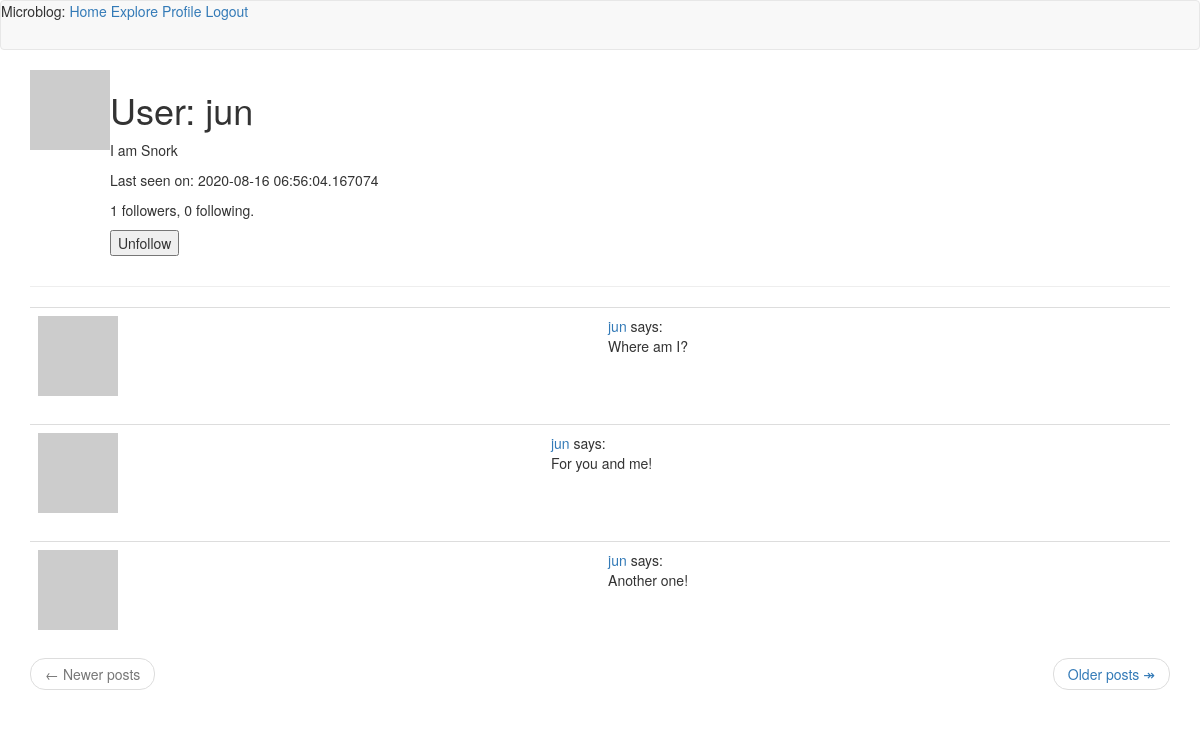
The page /user/jun (signed in) on the database its author committed.
### app/models.py (models this page shows, shortened)
class User(UserMixin, db.Model):
    id = db.Column(db.Integer, primary_key=True)
    username = db.Column(db.String(64), index=True, unique=True)
    email = db.Column(db.String(120), index=True, unique=True)
    password_hash = db.Column(db.String(128))
    posts = db.relationship('Post', backref='author', lazy='dynamic')
    about_me = db.Column(db.String(140))
    last_seen = db.Column(db.DateTime, default=datetime.utcnow)
    followed = db.relationship(
        'User',
        secondary=followers,
        primaryjoin=(followers.c.follower_id == id),
        secondaryjoin=(followers.c.followed_id == id),
        backref=db.backref('followers', lazy='dynamic'),
        lazy='dynamic'
    )
    def avatar(self, size):
        digest = md5(self.email.lower().encode('utf-8')).hexdigest()
        return f'https://www.gravatar.com/avatar/{digest}?d=identicon&s={size}'
    def is_following(self, user):
        return self.followed.filter(
            followers.c.followed_id == user.id).count() > 0

class Post(db.Model):
    id = db.Column(db.Integer, primary_key=True)
    body = db.Column(db.String(140))
    timestamp = db.Column(db.DateTime, index=True, default=datetime.utcnow)
    user_id = db.Column(db.Integer, db.ForeignKey('user.id'))

### app/routes.py (the view)
@app.route('/user/<username>')
@login_required
def user(username):
    user = User.query.filter_by(username=username).first_or_404()
    page = request.args.get('page', 1, type=int)
    posts = user.posts.order_by(Post.timestamp.desc()).paginate(
        page, app.config['POSTS_PER_PAGE'], False)
    next_url = url_for('user', username=user.username, page=posts.next_num) \
        if posts.has_next else None
    prev_url = url_for('user', username=user.username, page=posts.prev_num) \
        if posts.has_prev else None
    form = EmptyForm()
    return render_template('user.html', user=user, posts=posts.items, next_url=next_url,
                           prev_url=prev_url, form=form)

### app/forms.py
class EmptyForm(FlaskForm):
    submit = SubmitField('Submit')

### app/models.py (called while the page is built)
@login.user_loader
def load_user(id):
    return User.query.get(int(id))

### app/routes.py (called while the page is built)
@app.before_request
def before_request():
    if current_user.is_authenticated:
        current_user.last_seen = datetime.utcnow()
        db.session.commit()

### app/templates/user.html (shortened to what this page needs)
{% extends "base.html" %}
{% block app_content %}
    <table>
        <tr valign="top">
            <td><img src="{{ user.avatar(128) }}"></td>
            <td>
                <h1>User: {{ user.username }}</h1>
                {% if user.about_me %}<p>{{ user.about_me }}</p>{% endif %}
                {% if user.last_seen %}<p>Last seen on: {{ user.last_seen }}</p>{% endif %}
                <p>{{ user.followers.count() }} followers, {{ user.followed.count() }} following.</p>
                {% if user == current_user %}
                <p><a href="{{ url_for('edit_profile') }}">Edit your profile</a></p>
                {% else %}
                <p>
                    <form action="{{ url_for('unfollow', username=user.username) }}" method="post">
                        {{ form.submit(value='Unfollow') }}
                    </form>
                </p>
                {% endif %}
            </td>
        </tr>
    </table>
    <hr>
    {% for post in posts %}
        {% include '_post.html' %}
    {% endfor %}
    <nav aria-label="...">
        <ul class="pager">
          <li class="previous{% if not prev_url %} disabled {% endif %}">
            <a href="{{ prev_url or '#' }}">
              <span aria-hidden="true">&larr;</span> Newer posts
            </a>
          </li>
          <li class="next{% if not next_url %} disabled{% endif %}">
            <a href="{{ next_url or '#' }}">
              Older posts <span aria-hidden="true">&Rarr;</span>
            </a>
          </li>
        </ul>
      </nav>
{% endblock %}

### app/templates/_post.html
<table class="table table-hover">
  <tr>
    <td widtth="70px">
      <a href="{{ url_for('user', username=post.author.username) }}">
      <img src="{{ post.author.avatar(70) }}" />
    </td>
    <td>
      <a href="{{ url_for('user', username=post.author.username) }}">
        {{ post.author.username }}
      </a>
      says:<br />{{ post.body }}
    </td>
  </tr>
</table>

### rows shown on the page
User: username "jun", about_me "I am Snork", last_seen "2020-08-16 06:56:04.167074"
Post: author.username "jun", body "Where am I?"
Post: author.username "jun", body "For you and me!"
Post: author.username "jun", body "Another one!"

### other values the page prints
{{ user.followers.count() }} "1"
{{ user.followed.count() }} "0"
